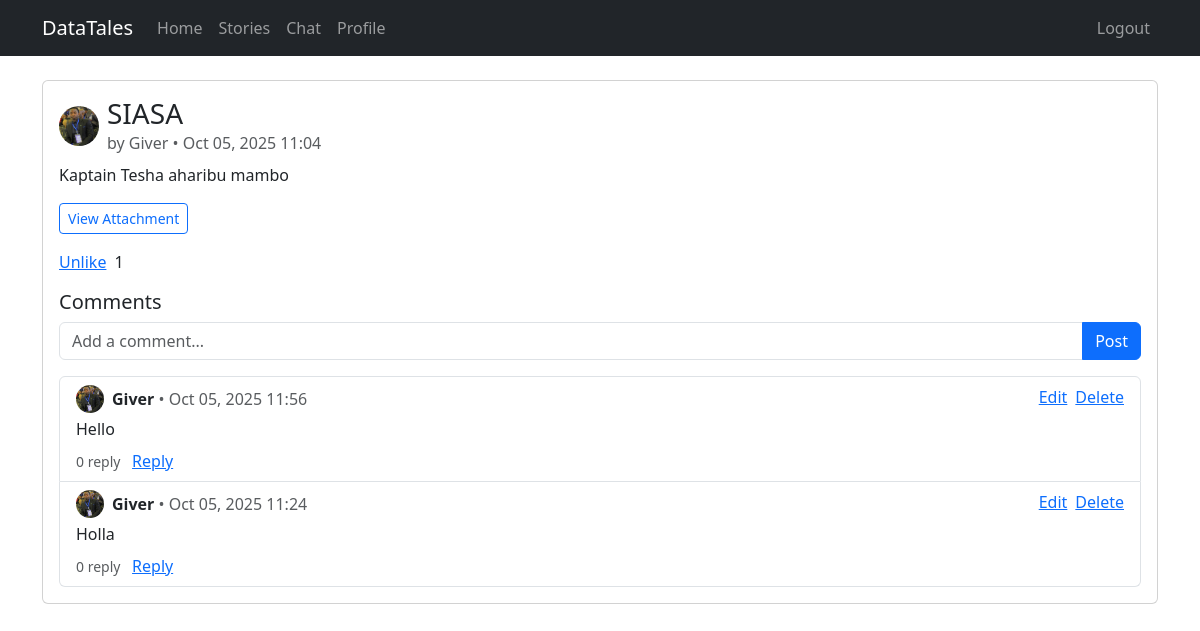
/1/ (signed in), run on the app's committed database.
### stories/models.py (models this page shows, shortened)
class Story(models.Model):
    author = models.ForeignKey(User, on_delete=models.CASCADE, related_name='stories')
    title = models.CharField(max_length=255)
    description = models.TextField()
    file = models.FileField(upload_to='stories/')
    category = models.ForeignKey('Category', on_delete=models.SET_NULL, null=True, blank=True, related_name='stories')
    created_at = models.DateTimeField(auto_now_add=True)

class Comment(models.Model):
    user = models.ForeignKey(User, on_delete=models.CASCADE)
    story = models.ForeignKey(Story, on_delete=models.CASCADE, related_name='comments')
    text = models.TextField()
    created_at = models.DateTimeField(auto_now_add=True)

### accounts/models.py (models this page shows, shortened)
class UserProfile(models.Model):
    user = models.OneToOneField(User, on_delete=models.CASCADE, related_name='profile')
    bio = models.TextField(blank=True)
    avatar = models.ImageField(upload_to='avatars/', blank=True, null=True)

### stories/views.py (the view)
# urls.py: path('<int:pk>/', views.story_detail, name='story_detail'),
def story_detail(request, pk):
    story = get_object_or_404(Story.objects.select_related('author', 'author__profile', 'category'), pk=pk)
    comments_qs = (
        Comment.objects.filter(story=story)
        .select_related('user', 'user__profile')
        .prefetch_related(Prefetch('replies', queryset=Reply.objects.select_related('user', 'user__profile')))
        .order_by('-created_at')
    )
    comments = comments_qs
    liked = False
    if request.user.is_authenticated:
        liked = story.likes.filter(user=request.user).exists()
    return render(request, 'stories/story_detail.html', {'story': story, 'comments': comments, 'liked': liked})

### templates/stories/story_detail.html (shortened to what this page needs)
{% extends 'base.html' %}
{% block content %}
  <div class="card">
    <div class="card-body">
      <div class="d-flex align-items-center mb-2">
        {% if story.author.profile.avatar %}
          <img src="{{ story.author.profile.avatar.url }}" class="rounded-circle me-2" width="40" height="40" alt="avatar">
        {% else %}
          <div class="rounded-circle bg-secondary me-2" style="width:40px;height:40px;"></div>
        {% endif %}
        <div>
          <h3 class="mb-0">{{ story.title }}</h3>
          <p class="text-muted mb-0">by {{ story.author.username }} • {{ story.created_at|date:'M d, Y H:i' }}{% if story.category %} • {{ story.category.name }}{% endif %}</p>
        </div>
      </div>
      <p>{{ story.description }}</p>
      <div class="mb-3">
        <a href="{{ story.file.url }}" target="_blank" class="btn btn-outline-primary btn-sm">View Attachment</a>
      </div>
      <div class="d-flex align-items-center gap-2 mb-3">
        {% if user.is_authenticated %}
          <a href="{% url 'toggle_like' story.pk %}">
            {% if liked %}Unlike{% else %}Like{% endif %}
          </a>
        {% else %}
          <a href="{% url 'login' %}">Like</a>
        {% endif %}
        <span>{{ story.likes.count }}</span>
      </div>
      <h5>Comments</h5>
      {% if user.is_authenticated %}
        <form method="post" action="{% url 'add_comment' story.pk %}" class="mb-3">
          <div class="input-group">
            <input type="text" class="form-control" name="text" placeholder="Add a comment..." required>
            <button class="btn btn-primary">Post</button>
          </div>
        </form>
      {% else %}
        <p><a href="{% url 'login' %}">You must log in to continue.</a></p>
      {% endif %}
      <ul class="list-group">
        {% for c in comments %}
          <li class="list-group-item">
            <div class="d-flex justify-content-between">
              <div class="d-flex align-items-center">
                {% if c.user.profile.avatar %}
                  <img src="{{ c.user.profile.avatar.url }}" class="rounded-circle me-2" width="28" height="28" alt="avatar">
                {% else %}
                  <div class="rounded-circle bg-secondary me-2" style="width:28px;height:28px;"></div>
                {% endif %}
                <div>
                  <strong>{{ c.user.username }}</strong>
                  <span class="text-muted">• {{ c.created_at|date:'M d, Y H:i' }}</span>
                </div>
              </div>
              {% if user.is_authenticated and c.user_id == user.id %}
                <div class="d-flex gap-2">
                  <a href="{% url 'edit_comment' c.id %}">Edit</a>
                  <a href="{% url 'delete_comment' c.id %}" data-confirm-delete>Delete</a>
                </div>
              {% endif %}
            </div>
            <div class="mt-1">{{ c.text }}</div>
            <div class="mt-2">
              {% with rc=c.replies.count %}
                <small class="text-muted">
                  {% if rc == 0 %}0 reply{% elif rc == 1 %}1 reply{% else %}{{ rc }} replies{% endif %}
                </small>
              {% endwith %}
              {% if user.is_authenticated %}
                <a class="ms-2" href="{% url 'add_reply' c.id %}">Reply</a>
              {% else %}
                <a class="ms-2" href="{% url 'login' %}">Reply</a>
              {% endif %}
            </div>
          </li>
        {% empty %}
          <li class="list-group-item">No comments yet.</li>
        {% endfor %}
      </ul>
    </div>
  </div>
{% endblock %}

### data on the page
Story: author.profile.avatar (picture), title "SIASA", author.username "Giver", created_at "Oct 05, 2025 11:04", description "Kaptain Tesha aharibu mambo", likes.count "1"
Comment: user.profile.avatar (picture), user.username "Giver", created_at "Oct 05, 2025 11:56", shows "Edit", text "Hello"
Comment: user.profile.avatar (picture), user.username "Giver", created_at "Oct 05, 2025 11:24", shows "Edit", text "Holla"
